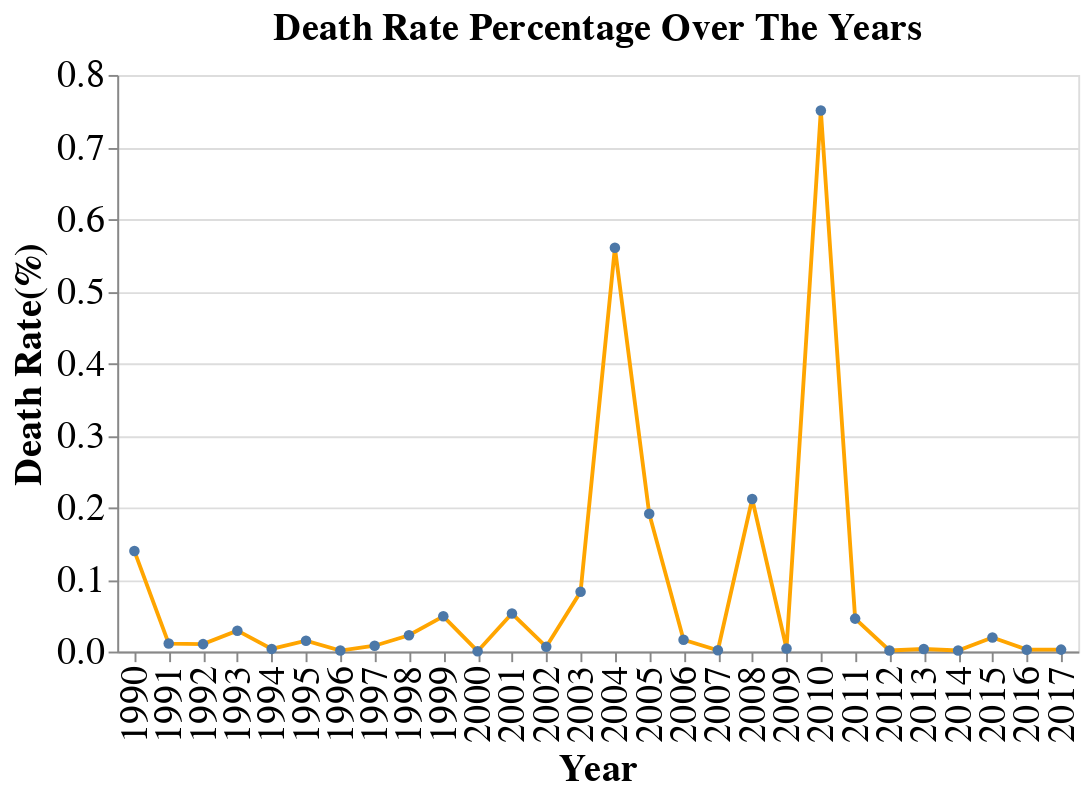

Notebook source saved alongside this figure:
### Code cell
dr_plot = alt.Chart(earth_gr).mark_line(point = True, color = 'orange').encode(
    alt.X('Year:O'),
    alt.Y('Death Rate:Q', title = 'Death Rate(%)'),
    tooltip = alt.Tooltip(['Death Rate','Year'])
    
).properties(title = "Death Rate Percentage Over The Years",height = 300, width = 500)
dr_plot.configure_axis(
    labelFontSize=20,
    titleFontSize=20
).configure_title(fontSize=20)

### Figure 1 — Vega-Lite specification as saved in the notebook (floating-point values rounded to 4 significant figures)
{"$schema": "https://vega.github.io/schema/vega-lite/v3.4.0.json", "config": {"axis": {"labelFontSize": 20, "titleFontSize": 20}, "mark": {"tooltip": null}, "title": {"fontSize": 20}, "view": {"height": 300, "width": 400}}, "data": {"name": "data-73c406fe81df85a17599c9536a23c9b6"}, "datasets": {"data-73c406fe81df85a17599c9536a23c9b6": [{"Death Rate": 0.1394, "Death_earthquake": 52945, "Death_total": 37980000.0, "Year": 1990}, {"Death Rate": 0.0111, "Death_earthquake": 4262, "Death_total": 38480000.0, "Year": 1991}, {"Death Rate": 0.0103, "Death_earthquake": 3987, "Death_total": 38700000.0, "Year": 1992}, {"Death Rate": 0.029, "Death_earthquake": 11300, "Death_total": 38960000.0, "Year": 1993}, {"Death Rate": 0.0037, "Death_earthquake": 1447, "Death_total": 39590000.0, "Year": 1994}, {"Death Rate": 0.0151, "Death_earthquake": 5948, "Death_total": 39370000.0, "Year": 1995}, {"Death Rate": 0.0014, "Death_earthquake": 568, "Death_total": 39450000.0, "Year": 1996}, {"Death Rate": 0.0081, "Death_earthquake": 3216, "Death_total": 39800000.0, "Year": 1997}, {"Death Rate": 0.0226, "Death_earthquake": 9057, "Death_total": 40060000.0, "Year": 1998}, {"Death Rate": 0.0489, "Death_earthquake": 19657, "Death_total": 40220000.0, "Year": 1999}, {"Death Rate": 0.0005, "Death_earthquake": 219, "Death_total": 40320000.0, "Year": 2000}, {"Death Rate": 0.0528, "Death_earthquake": 21286, "Death_total": 40350000.0, "Year": 2001}, {"Death Rate": 0.0066, "Death_earthquake": 2682, "Death_total": 40540000.0, "Year": 2002}, {"Death Rate": 0.0829, "Death_earthquake": 33813, "Death_total": 40770000.0, "Year": 2003}, {"Death Rate": 0.5603, "Death_earthquake": 228789, "Death_total": 40840000.0, "Year": 2004}, {"Death Rate": 0.1913, "Death_earthquake": 78205, "Death_total": 40870000.0, "Year": 2005}, {"Death Rate": 0.0164, "Death_earthquake": 6674, "Death_total": 40720000.0, "Year": 2006}, {"Death Rate": 0.0018, "Death_earthquake": 719, "Death_total": 40910000.0, "Year": 2007}, {"Death Rate": 0.2117, "Death_earthquake": 88051, "Death_total": 41590000.0, "Year": 2008}, {"Death Rate": 0.0043, "Death_earthquake": 1785, "Death_total": 41820000.0, "Year": 2009}, {"Death Rate": 0.7507, "Death_earthquake": 319319, "Death_total": 42530000.0, "Year": 2010}, {"Death Rate": 0.0457, "Death_earthquake": 19546, "Death_total": 42800000.0, "Year": 2011}, {"Death Rate": 0.0015, "Death_earthquake": 651, "Death_total": 43090000.0, "Year": 2012}, {"Death Rate": 0.0036, "Death_earthquake": 1541, "Death_total": 43300000.0, "Year": 2013}, {"Death Rate": 0.0015, "Death_earthquake": 662, "Death_total": 43920000.0, "Year": 2014}, {"Death Rate": 0.0196, "Death_earthquake": 8780, "Death_total": 44840000.0, "Year": 2015}, {"Death Rate": 0.0026, "Death_earthquake": 1189, "Death_total": 45540000.0, "Year": 2016}, {"Death Rate": 0.0027, "Death_earthquake": 1222, "Death_total": 45970000.0, "Year": 2017}]}, "encoding": {"tooltip": [{"field": "Death Rate", "type": "quantitative"}, {"field": "Year", "type": "quantitative"}], "x": {"field": "Year", "type": "ordinal"}, "y": {"field": "Death Rate", "title": "Death Rate(%)", "type": "quantitative"}}, "height": 300, "mark": {"color": "orange", "point": true, "type": "line"}, "title": "Death Rate Percentage Over The Years", "width": 500}
